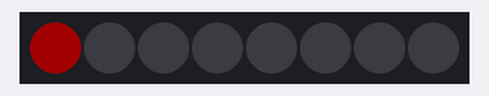
This sketch was run on a simulated Arduino Uno, built with avr-gcc and run on an emulated ATmega328P. Parts: 8 RGB LEDs in strip order, left to right. Dim RGB values are drawn brighter than linear.

Above: at 0.12 s.
At 0.65 s:
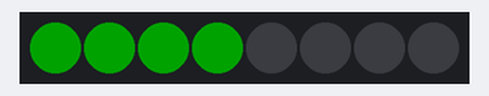
At 1.14 s:
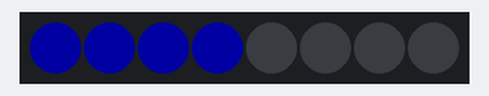
At 1.64 s:
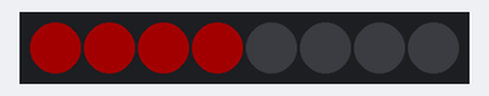
Timing chart, 0 to 40.0 s (numbered marks = the images above):
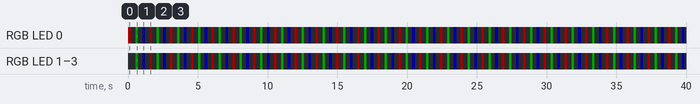

The sketch:

NeopixelStripTest.ino
```cpp
// Simple NeoPixel test.  Lights just a few pixels at a time so a
// 1m strip can safely be powered from Arduino 5V pin.  Arduino
// may nonetheless hiccup when LEDs are first connected and not
// accept code.  So upload code first, unplug USB, connect pixels
// to GND FIRST, then +5V and digital pin 6, then re-plug USB.
// A working strip will show a few pixels moving down the line,
// cycling between red, green and blue.  If you get no response,
// might be connected to wrong end of strip (the end wires, if
// any, are no indication -- look instead for the data direction
// arrows printed on the strip).

#include <Adafruit_NeoPixel.h>

#define PIN 6
#define N_LEDS 8

Adafruit_NeoPixel strip = Adafruit_NeoPixel(N_LEDS, PIN, NEO_GRB + NEO_KHZ800);

void setup()
{
  strip.begin();
}

void loop()
{
  chase(strip.Color(35, 0, 0)); // Red
  delay(250);
  chase(strip.Color(0, 35, 0)); // Green
  delay(250);
  chase(strip.Color(0, 0, 35)); // Blue
  delay(250);
}

static void chase(uint32_t c)
{
  for (uint16_t i = 0; i < strip.numPixels() + 4; i++)
  {
    strip.setPixelColor(i, c);     // Draw new pixel
    strip.setPixelColor(i - 4, 0); // Erase pixel a few steps back
    strip.show();
    delay(20);
  }
}
```

Measured:
- by itself, RGB LED 0: repeats every 1.5 s: off 0.31 s, RGB(0, 35, 0) 0.18 s, off 0.31 s, RGB(0, 0, 35) 0.18 s, off 0.31 s, RGB(35, 0, 0) 0.18 s
- by itself, RGB LED 1–3: repeats every 1.5 s: off 0.31 s, RGB(0, 0, 35) 0.18 s, off 0.31 s, RGB(35, 0, 0) 0.18 s, off 0.31 s, RGB(0, 35, 0) 0.18 s
- by itself, everything shown: repeats every 1.5 s, in 6 steps
